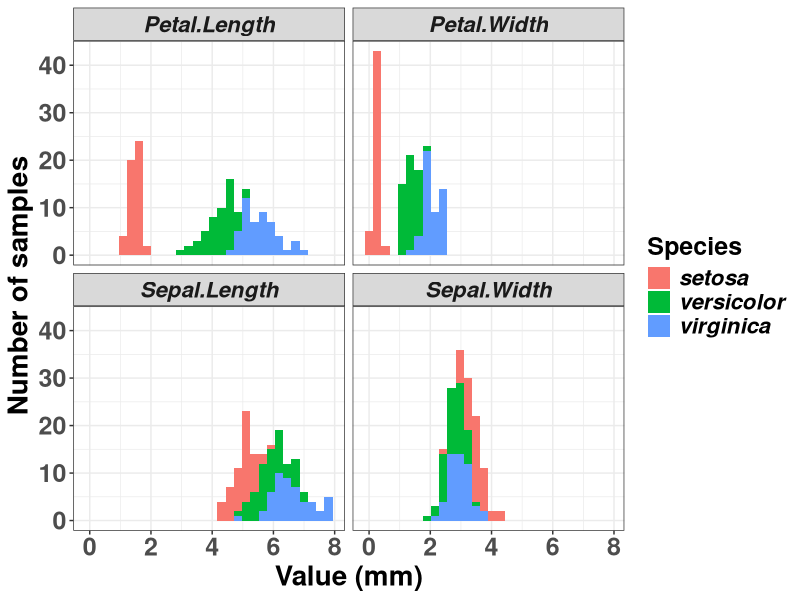
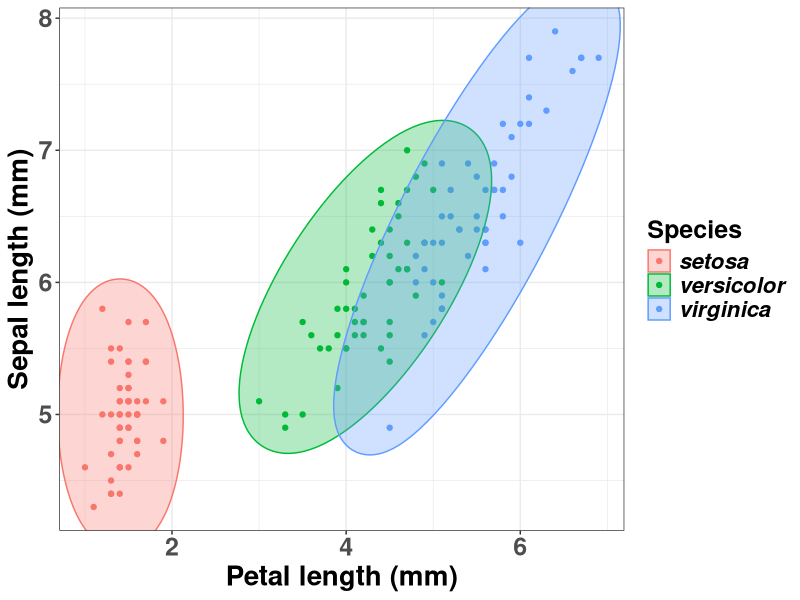
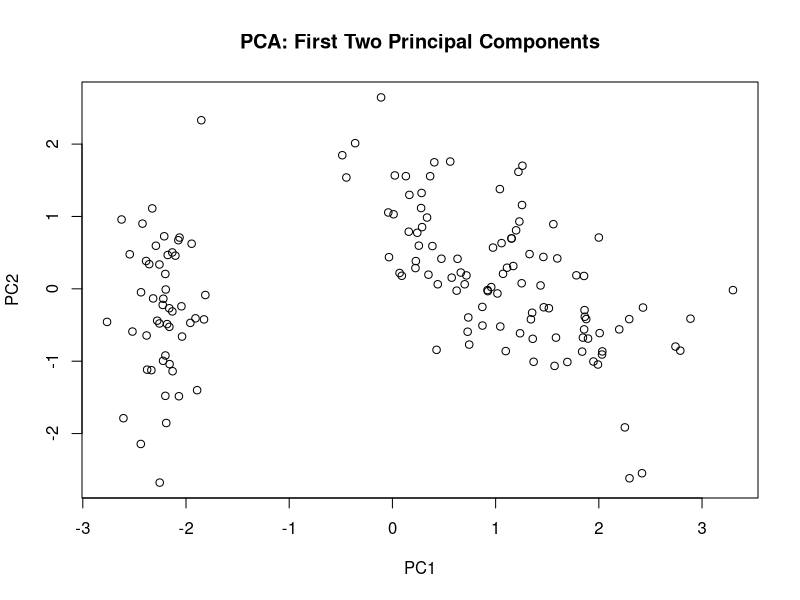
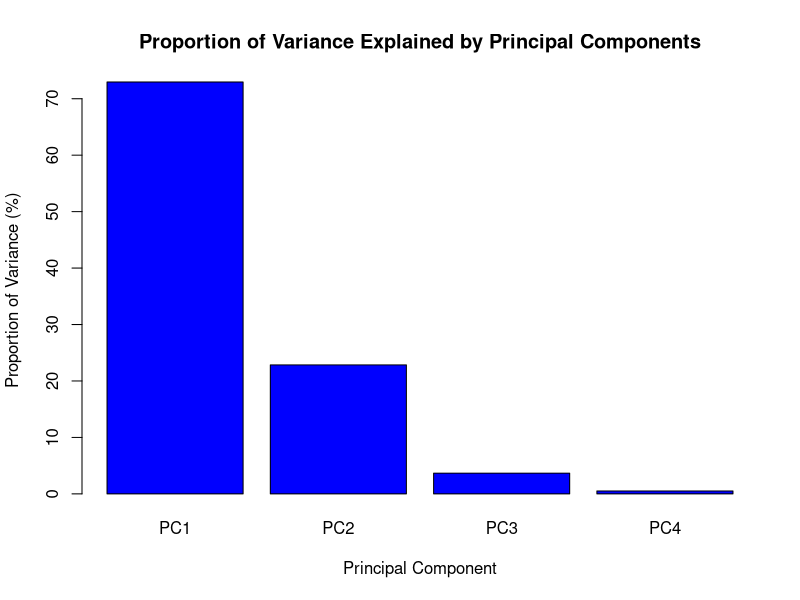

Generate these figures, in order, with R:
# Conduct principal component analyses & estimate ancestry
# 10.5.2023

# Load packages
# Libraries
.libPaths(c("/scratch/csm6hg/biol4559-R-packages-newer")); .libPaths()

### run once and change directory to your scratch.
#system("mkdir /scratch/csm6hg/biol4559-R-packages-newer")
#install.packages(c("foreach","doMC","data.table","ggplot2","patchwork","zoo","adegenet","BiocManager","FactoMineR","tidyverse"), 
#lib="/scratch/csm6hg/biol4559-R-packages-newer")
#BiocManager::install("SeqArray", lib="/scratch/csm6hg/biol4559-R-packages-newer", force=T)

####################################################################
########## First PCA section of Iris flower dataset ################
####################################################################

# Libraries
library(data.table)
library(ggplot2)
library(patchwork)

#### New packages
library(ggforce) # install.packages("ggforce")
library(zoo) # install.packages("zoo")
library(ggrepel) # install.packages("ggrepel")

# Load Iris flower dataset
data(iris)

# Convert to data.frame object
iris.dt <- data.frame(iris)

# Plot species data - make the data from wide --> long
irisL <- data.table(Species = iris.dt$Species,
                    value = unlist(iris.dt,use.names = F),
                    data = gsub('[0-9]+', '', names(unlist(iris.dt))))

# Plot data in facets
ggplot(data=irisL[!data=="Species"],
       aes(x=value,
           fill=Species)) +
        geom_histogram(bins=30) +
        facet_wrap(~data, nrow = 2) +
        theme_bw() + 
        labs(x="Value (mm)",
             y="Number of samples") +
        theme(strip.text = element_text(face="bold.italic", size=16),
              title = element_text(size=18, face="bold"),
              legend.text = element_text(size=16, face="bold.italic"),
              legend.title = element_text(face="bold", size=18),
              axis.text.x = element_text(face="bold", size=18),
              axis.text.y = element_text(face="bold", size=18),
              axis.title.x = element_text(face="bold", size=20),
              axis.title.y = element_text(face="bold", size=20),
              axis.title = element_text(face="bold", size=20))

# Introduce geom_mark_eclipse
ggplot(data=iris.dt,
       aes(x=Petal.Length,
           y=Sepal.Length,
           color=Species,
           fill=Species)) +
        geom_point() +
        geom_mark_ellipse() +
        theme_bw() + 
        labs(x="Petal length (mm)",
             y="Sepal length (mm)") +
        theme(strip.text = element_text(face="bold.italic", size=16),
              title = element_text(size=18, face="bold"),
              legend.text = element_text(size=16, face="bold.italic"),
              legend.title = element_text(face="bold", size=18),
              axis.text.x = element_text(face="bold", size=18),
              axis.text.y = element_text(face="bold", size=18),
              axis.title.x = element_text(face="bold", size=20),
              axis.title.y = element_text(face="bold", size=20),
              axis.title = element_text(face="bold", size=20))

# Normalize the data using scale() function with centering and scaling
normalized_data <- scale(iris.dt[,-5], center = TRUE, scale = TRUE)

# Perform PCA on the normalized data
iris.pca <- prcomp(normalized_data)

# The variable Species (index = 5) is removed before PCA analysis
# unscaled data has most of the variation in PC1
#iris.pca <- prcomp(iris.dt[,-5])

# Scatter plot of the first two PCs
plot(iris.pca$x[, 1], 
     iris.pca$x[, 2], 
     xlab = "PC1", 
     ylab = "PC2", 
     main = "PCA: First Two Principal Components")

# How much variation does the PCs contribute to?
# Lets make a scree plot to investigate.
summ.pca <- summary(iris.pca)
prop.var <- data.table(var=c(summ.pca$importance[2,]*100),
                       PC=colnames(summ.pca$importance))

# Basic scree plot
barplot(prop.var$var, names.arg = prop.var$PC, 
        xlab = "Principal Component", 
        ylab = "Proportion of Variance (%)",
        main = "Proportion of Variance Explained by Principal Components",
        col = "blue")

# Utilize both the data.table, ggplot2, ggforce, & patchwork packages to add color/labels/eclipses 
# You need to merge plots together from what we did last week

# New ggforce package and eclipses function
# Add: geom_mark_ellipse() to the ggplot object to get those cool looking eclipses around each species!
